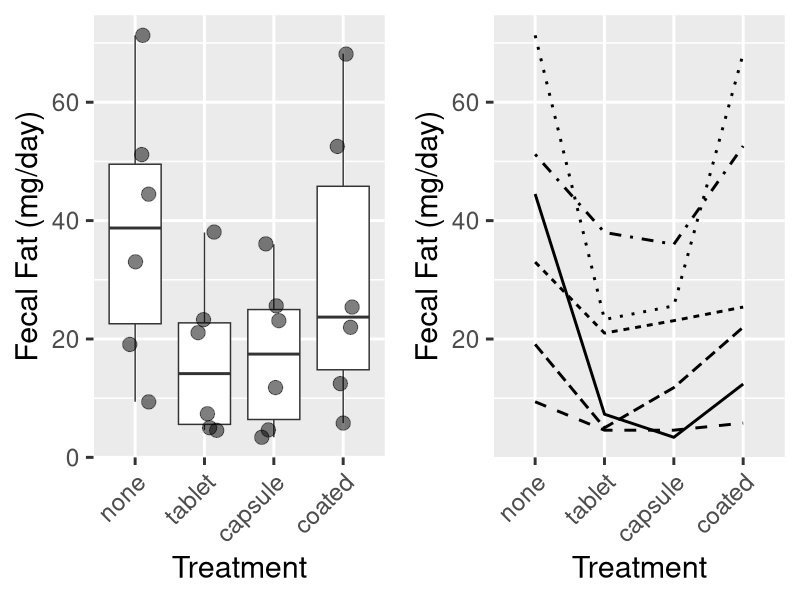
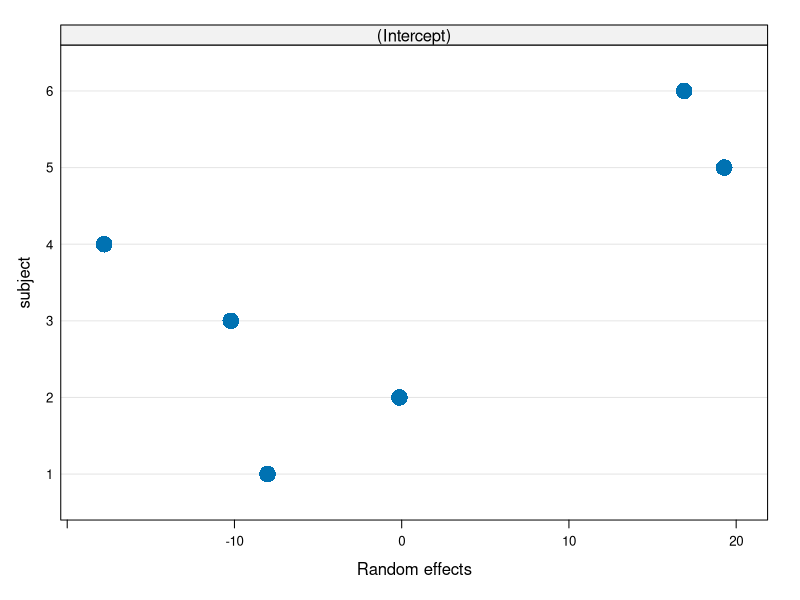
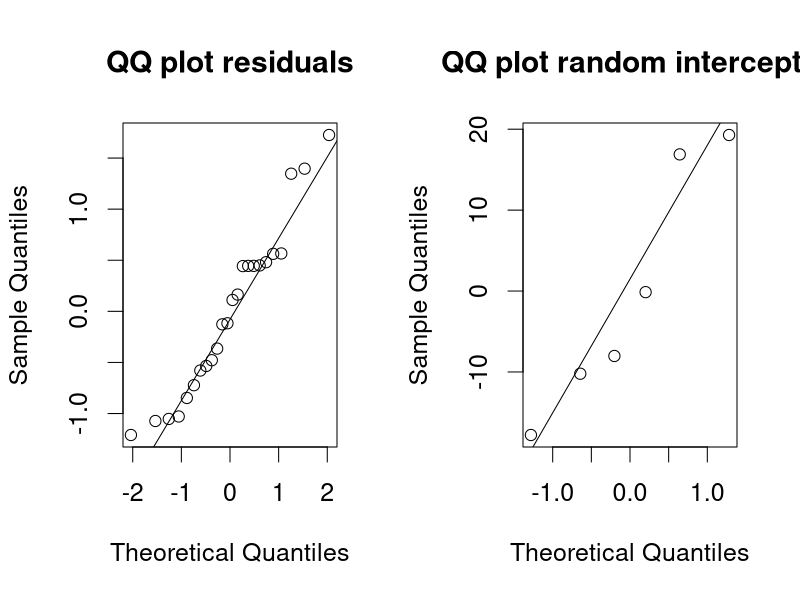
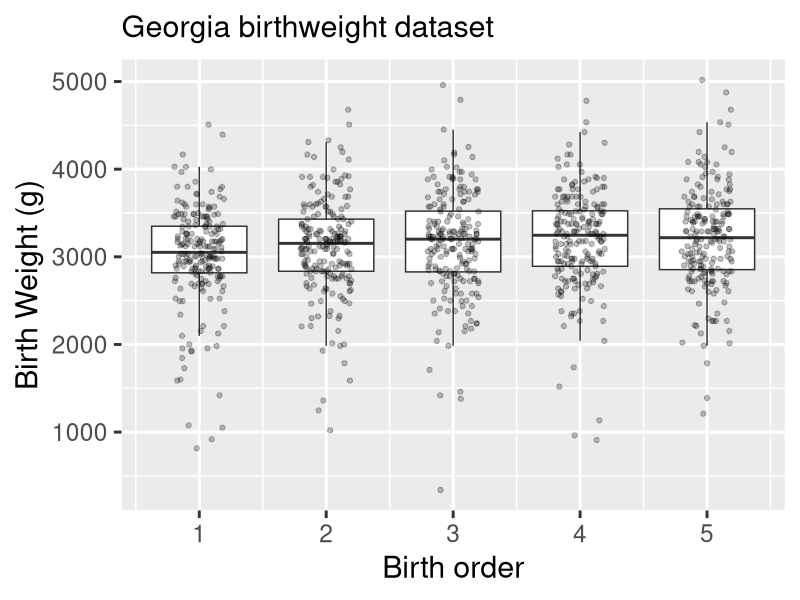
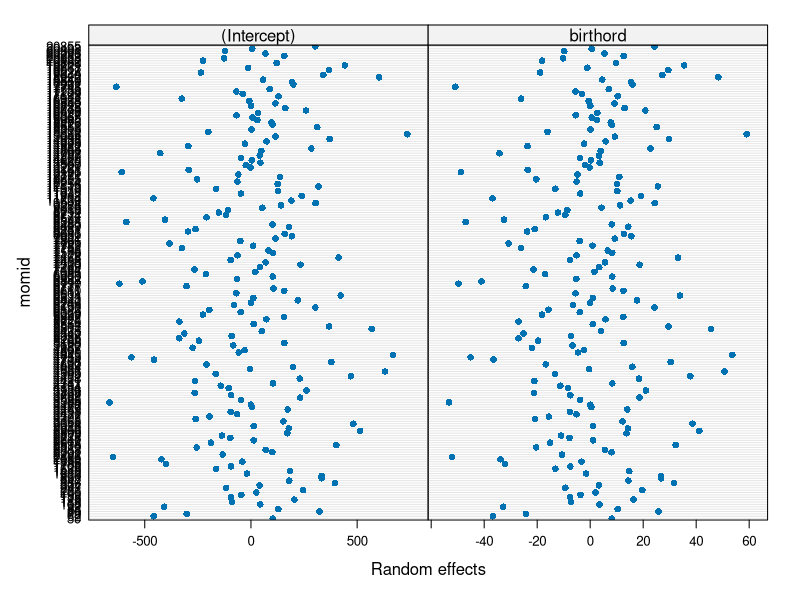

Reproduce these figures in R, in order. (Note: this script raises an error after producing the figures.)
## ---- chunk 1
suppressPackageStartupMessages({
  library(tidyverse)
  library(ggplot2)
  library(gridExtra)
})
dat <- read.csv("fecfat.csv") %>%
  mutate(pilltype = factor(pilltype, levels = c("none", "tablet", "capsule", "coated"))) %>%
  mutate(subject = factor(subject))
## ---- chunk 2
p1 <- ggplot(dat, aes(pilltype, fecfat)) +
  geom_boxplot(outlier.shape = NA) +
  geom_jitter(width = 0.2, aes(size = 1.5), alpha = 0.5) +
  theme_grey(base_size = 22) +
  theme(legend.position = "none") +
  theme(axis.text.x = element_text(
    angle = 45,
    vjust = 1,
    hjust = 1
  )) +
  xlab("Treatment") + ylab("Fecal Fat (mg/day)")
p2 <-
  ggplot(dat, aes(
    x = pilltype,
    y = fecfat,
    group = subject,
    lty = subject
  )) +
  geom_line(size = 1) +
  theme_grey(base_size = 22) +
  theme(legend.position = "none") +
  theme(axis.text.x = element_text(
    angle = 45,
    vjust = 1,
    hjust = 1
  )) +
  xlab("Treatment") + ylab("Fecal Fat (mg/day)")
library(gridExtra)
grid.arrange(p1, p2, ncol = 2)
## ---- chunk 3
##Shortcut for calculating ICC from an lme object:
ICClme <- function(out) {
  varests <- as.numeric(VarCorr(out)[1:2])
  varests[1] / sum(varests)
}
## ---- chunk 4
library(nlme)
fitmix <- nlme::lme(fecfat ~ pilltype, 
                    data = dat, 
                    random =  ~ 1 | subject)
fitmix
## ---- chunk 5
par(cex = 2)
plot(ranef(fitmix), cex = 2)
## ---- chunk 6
par(mfrow = c(1, 2), cex = 1.5)
qqnorm(residuals(fitmix, type = "pearson"), main = "QQ plot residuals")
qqline(residuals(fitmix, type = "pearson"))
qqnorm(ranef(fitmix)[, 1], main = "QQ plot random intercepts")
qqline(ranef(fitmix)[, 1])
## ---- chunk 7
summary(fitmix)
## ---- chunk 8
intervals(fitmix)
## ---- chunk 9
library(nlme)
fitmix <- nlme::lme(fecfat ~ pilltype, 
                    data = dat, 
                    random =  ~ 1 | subject)
## ---- chunk 10
ga <- read_csv("gababies.csv") %>%
  mutate(momage = na_if(momage, 99)) %>%
  mutate(agebin = cut(initage, breaks = c(0, 20, 100))) %>%
  mutate(momid = factor(momid)) %>%
  mutate(lowbrth = recode_factor(lowbrth, `0` = "normal", `1` = "low"))
## ---- chunk 11
ggplot(ga, aes(x = birthord, group = birthord, y = bweight)) +
  geom_boxplot(notch = FALSE, outlier.shape = NA) +
  geom_jitter(width=0.2, col = "black", alpha = 0.25) +
  theme_grey(base_size = 22) + 
  labs(subtitle = "Georgia birthweight dataset") +
  xlab("Birth order") + ylab("Birth Weight (g)")
p2 <- ggplot(ga, aes(x = birthord, y = bweight, group = momid)) +
  geom_line() +
  theme_grey(base_size = 22) + 
  theme(legend.position = "none") +
  labs(subtitle = "Georgia birthweight dataset") +
  xlab("Birth order") + ylab("Birth Weight (g)")
## ---- chunk 12
gafit1 <- nlme::lme(bweight ~ birthord, data=ga, 
    random=~birthord|momid,
    na.action=na.omit,
    control=list(msMaxIter=600, msMaxEval=600, 
                 sing.tol=1e-20, msVerbose=FALSE))  
## ---- chunk 13
plot(ranef(gafit1))
## ---- chunk 14
summary(gafit1)
## ---- chunk 15
intervals(gafit1, which = "all")
## ---- chunk 16
gafit.gee <- gee::gee(bweight ~ birthord,
                      corstr = "exchangeable",
                      id = momid,
                      data = ga)
## ---- chunk 17
summary(gafit.gee)
